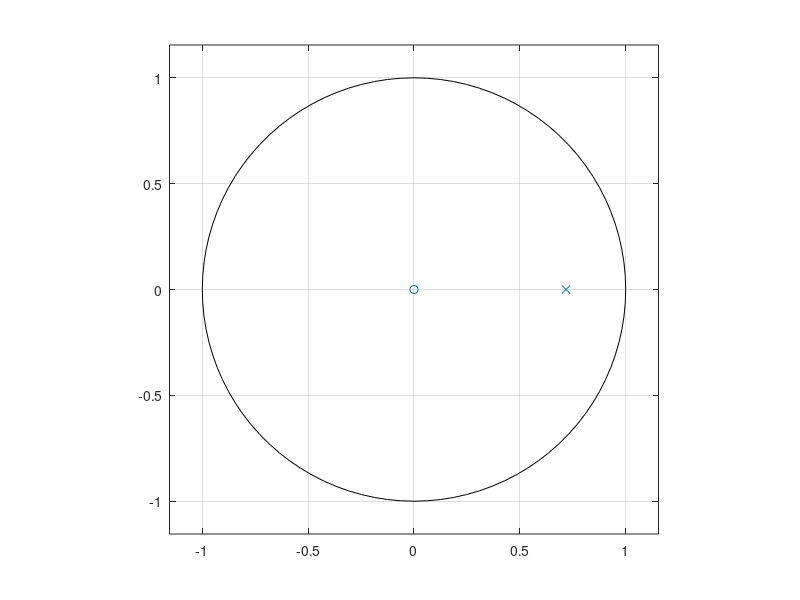

Reproduce this figure in MATLAB.
alfa = [0.996,0.962,0.718];
n= 3


b = [1-alfa(n)];
a = [1 -alfa(n)];

figure(1)
subplot(1,1,1)
zplane(b,a)
hold on
